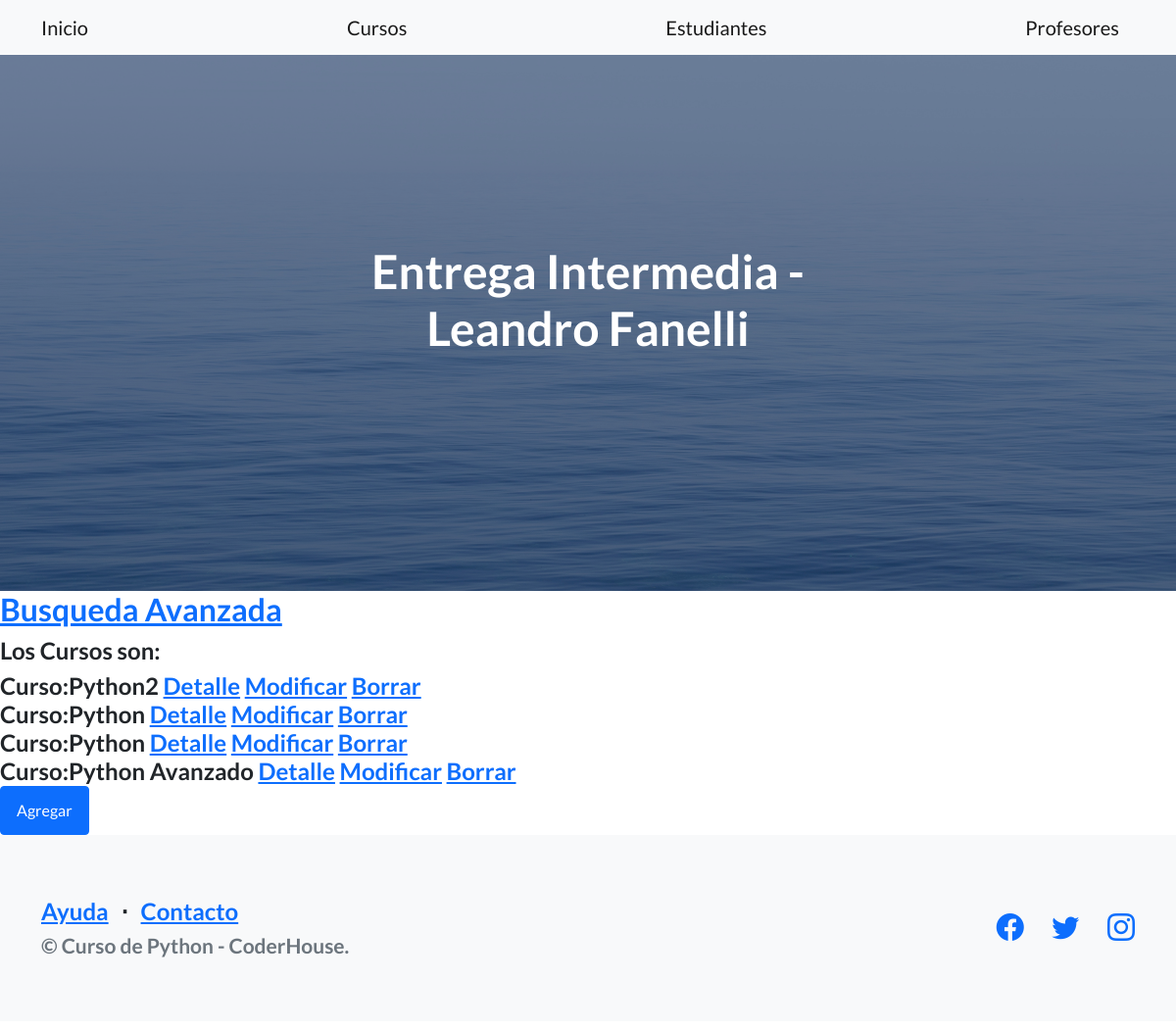
The page /AppCoder/cursos/ on the database its author committed.
### AppCoder/models.py (models this page shows)
class Curso(Model):
    nombre = CharField(max_length=40)
    camada = IntegerField()
    def __str__(self):
        return f'Curso:{self.nombre}'

### AppCoder/views.py (the view)
# urls.py: path('cursos/', Curso_ListView.as_view(), name='cursos'),
class Curso_ListView(ListView):
    model = Curso
    template_name = 'AppCoder/cursos.html'
    context_object_name = 'cursos'

### templates/AppCoder/cursos.html (shortened to what this page needs)
{% extends 'AppCoder/padre.html' %}
{% block contenidoQueCambia %}
    <h2><a href="{% url 'BuscarCurso'%}">Busqueda Avanzada</a></h2>
    <h4>Los Cursos son: <h4>
        {%for curso in cursos%}
            {{curso}}
            <a href="{% url 'curso_view' curso.id %}">Detalle</a>
            <a href="{% url 'curso_update' curso.id %}">Modificar</a>
            <a href="{% url 'curso_delete' curso.id %}">Borrar</a>
            <br>
        {% endfor %}
    <a class="btn btn-primary" href="{% url 'curso_add' %}">Agregar</a>
{% endblock %}

### rows shown on the page
Curso: nombre "Curso:Python2"
Curso: nombre "Curso:Python"
Curso: nombre "Curso:Python"
Curso: nombre "Curso:Python Avanzado"
